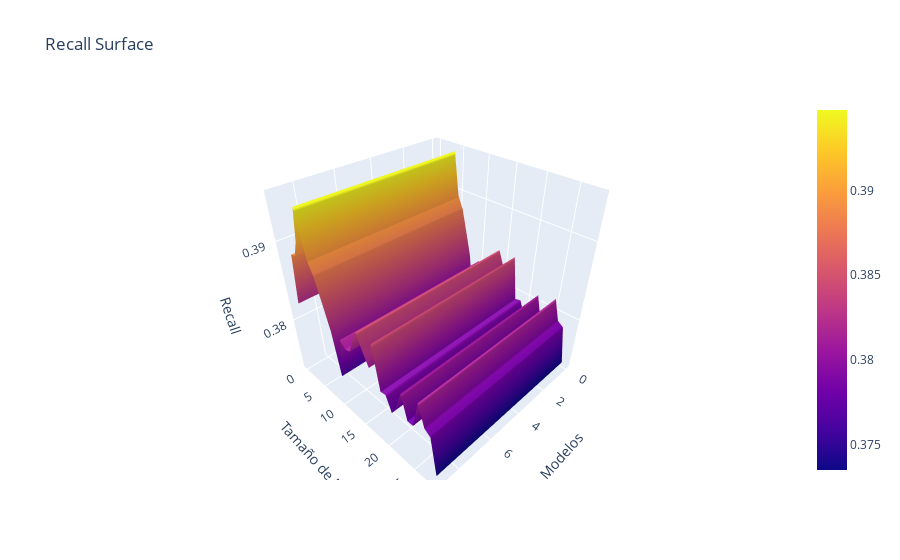

Write notebook code for a chart like this one.
### Code cell
fig3 = go.Figure(data=[go.Surface(z=n_est_mod_results['Recall'])])

fig3.update_layout(title='Recall Surface', autosize=True,
                   scene = dict(xaxis_title='Modelos',
                                yaxis_title='Tamaño de N',
                                zaxis_title='Recall'))

fig3.show()
fig3.write_html('Rec_LOG_Dim.html')

### Figure 1 — Plotly figure (JSON) as saved in the notebook; plotly's stock layout.template omitted (floating-point values rounded to 4 significant figures; data arrays with more than 128 entries replaced by an {"elided": "..."} marker saying what was removed)
{"data": [{"type": "surface", "z": {"elided": "29x10 float values"}}], "layout": {"autosize": true, "scene": {"xaxis": {"title": {"text": "Modelos"}}, "yaxis": {"title": {"text": "Tamaño de N"}}, "zaxis": {"title": {"text": "Recall"}}}, "title": {"text": "Recall Surface"}}}
